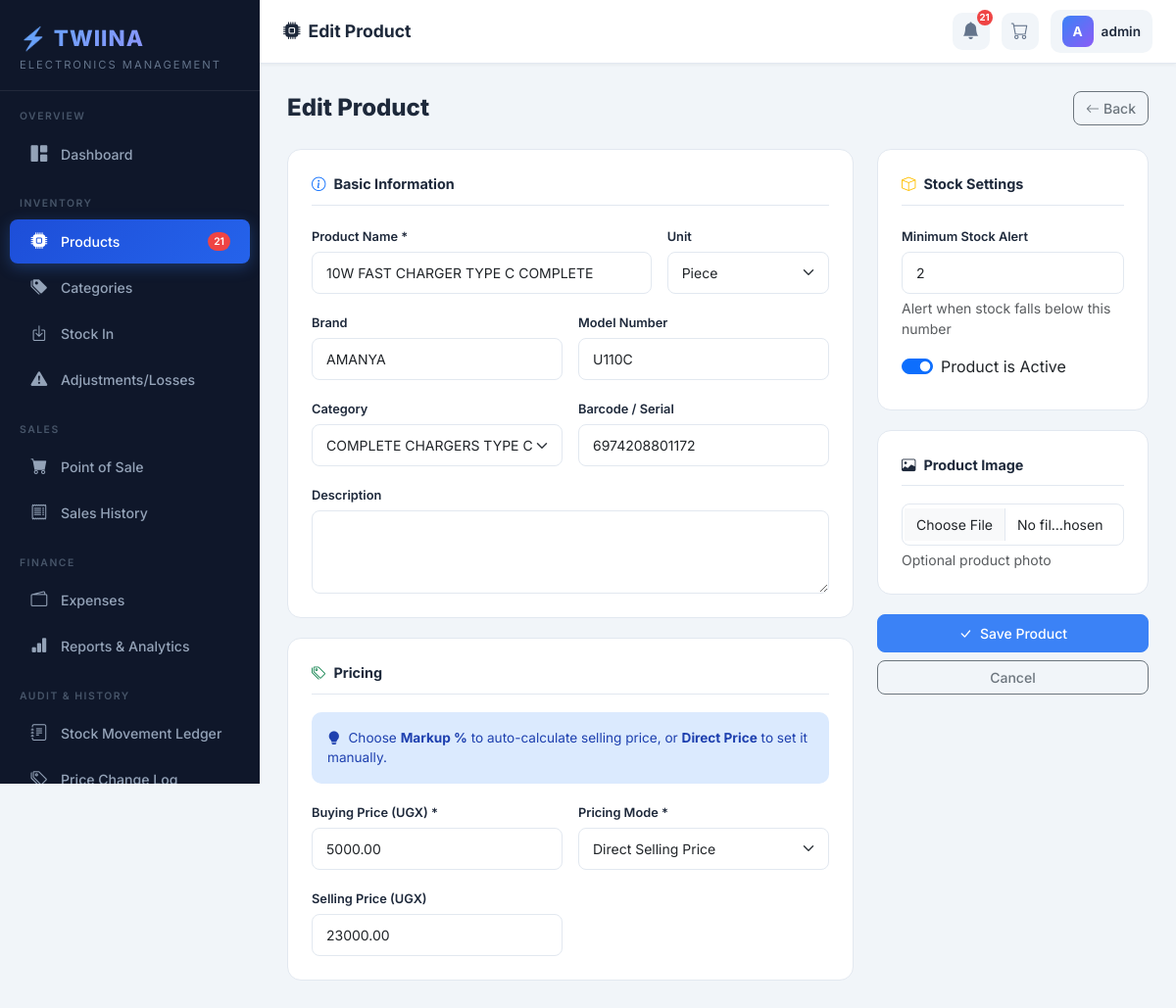
The app's page /products/2/edit/ (signed in) with its own data.
### shop/models.py (models this page shows, shortened)
class Product(models.Model):
    PRICING_MODE_CHOICES = [
        ('MARKUP', 'Markup Percentage'),
        ('DIRECT', 'Direct Selling Price'),
    ]
    UNIT_CHOICES = [
        ('piece', 'Piece'), ('pair', 'Pair'), ('box', 'Box'),
        ('set', 'Set'), ('dozen', 'Dozen'), ('unit', 'Unit'),
        ('roll', 'Roll'), ('metre', 'Metre'), ('kit', 'Kit'),
    ]
    name = models.CharField(max_length=200)
    category = models.ForeignKey(Category, on_delete=models.SET_NULL, null=True, blank=True)
    brand = models.CharField(max_length=100, blank=True)
    model_number = models.CharField(max_length=100, blank=True)
    description = models.TextField(blank=True)
    barcode = models.CharField(max_length=100, blank=True, null=True, unique=True)
    unit = models.CharField(max_length=20, choices=UNIT_CHOICES, default='piece')
    image = models.ImageField(upload_to='products/', blank=True, null=True)
    buying_price = models.DecimalField(max_digits=12, decimal_places=2, default=0)
    pricing_mode = models.CharField(max_length=10, choices=PRICING_MODE_CHOICES, default='MARKUP')
    markup_percentage = models.DecimalField(max_digits=6, decimal_places=2, default=Decimal('50.00'))
    direct_selling_price = models.DecimalField(max_digits=12, decimal_places=2, null=True, blank=True)
    current_stock = models.PositiveIntegerField(default=0)
    reserved_stock = models.PositiveIntegerField(default=0)
    minimum_stock = models.PositiveIntegerField(default=5)
    is_active = models.BooleanField(default=True)
    date_added = models.DateTimeField(auto_now_add=True)
    last_updated = models.DateTimeField(auto_now=True)
    class Meta:
        ordering = ['name']
    def get_selling_price(self):
        if self.pricing_mode == 'MARKUP':
            return self.buying_price * (1 + self.markup_percentage / Decimal('100'))
        return self.direct_selling_price or self.buying_price

### shop/views.py (the view, shortened to what this page needs)
# urls.py: path('products/<int:pk>/edit/', views.product_update, name='product_update'),
@admin_required
def product_update(request, pk):
    product = get_object_or_404(Product, pk=pk)
    old_buying_price = product.buying_price
    old_selling_price = product.get_selling_price()
    form = ProductForm(request.POST or None, request.FILES or None, instance=product)
    return render(request, 'shop/products/form.html', {'form': form, 'title': 'Edit Product', 'obj': product})

### shop/context_processors.py (called while the page is built)
def global_context(request):
    if request.user.is_authenticated:
        low_stock_count = Product.objects.filter(
            current_stock__lte=models_min_stock(), is_active=True
        ).count()
        today_sales = Sale.objects.filter(
            date__date=timezone.now().date()
        ).count()
        try:
            user_role = request.user.profile.role
        except Exception:
            user_role = 'ATTENDANT'
        return {
            'low_stock_count': low_stock_count,
            'today_sales_count': today_sales,
            'user_role': user_role,
        }
    return {}

def models_min_stock():
    from django.db.models import F
    return F('minimum_stock')

### shop/models.py (called while the page is built)
    def is_admin(self):
        return self.role == 'ADMIN'

    def __str__(self):
        return self.name

### templates/shop/products/form.html (shortened to what this page needs)
{% extends 'base.html' %}
{% block page_title %}<i class="bi bi-cpu-fill me-2"></i>{{ title }}{% endblock %}
{% block content %}
<div class="d-flex justify-content-between align-items-center mb-4">
  <div class="page-header mb-0"><h1>{{ title }}</h1></div>
  <a href="{% url 'product_list' %}" class="btn btn-outline-secondary"><i class="bi bi-arrow-left me-1"></i>Back</a>
</div>
<form method="post" enctype="multipart/form-data">
  <div class="row g-4">
    <div class="col-lg-8">
      <div class="form-section-card">
        <div class="form-section-title"><i class="bi bi-info-circle text-primary"></i> Basic Information</div>
        <div class="row g-3">
          <div class="col-md-8">
            <label class="form-label">Product Name *</label>
            {{ form.name }}
          </div>
          <div class="col-md-4">
            <label class="form-label">Unit</label>
            {{ form.unit }}
          </div>
          <div class="col-md-6">
            <label class="form-label">Brand</label>
            {{ form.brand }}
          </div>
          <div class="col-md-6">
            <label class="form-label">Model Number</label>
            {{ form.model_number }}
          </div>
          <div class="col-md-6">
            <label class="form-label">Category</label>
            {{ form.category }}
          </div>
          <div class="col-md-6">
            <label class="form-label">Barcode / Serial</label>
            {{ form.barcode }}
          </div>
          <div class="col-12">
            <label class="form-label">Description</label>
            {{ form.description }}
          </div>
        </div>
      </div>
      <div class="form-section-card">
        <div class="form-section-title"><i class="bi bi-tags text-success"></i> Pricing</div>
        <div class="alert alert-info mb-3" style="font-size:0.85rem;">
          <i class="bi bi-lightbulb-fill me-1"></i>
          Choose <strong>Markup %</strong> to auto-calculate selling price, or <strong>Direct Price</strong> to set it manually.
        </div>
        <div class="row g-3">
          <div class="col-md-6">
            <label class="form-label">Buying Price (UGX) *</label>
            {{ form.buying_price }}
          </div>
          <div class="col-md-6">
            <label class="form-label">Pricing Mode *</label>
            {{ form.pricing_mode }}
          </div>
          <div class="col-md-6" id="direct-field" style="display:none;">
            <label class="form-label">Selling Price (UGX)</label>
            {{ form.direct_selling_price }}
          </div>
        </div>
      </div>
    </div>
    <div class="col-lg-4">
      <div class="form-section-card">
        <div class="form-section-title"><i class="bi bi-box text-warning"></i> Stock Settings</div>
        <div class="mb-3">
          <label class="form-label">Minimum Stock Alert</label>
          {{ form.minimum_stock }}
          <div class="form-text">Alert when stock falls below this number</div>
        </div>
        <div class="form-check form-switch mb-2">
          {{ form.is_active }}
          <label class="form-check-label fw-600">Product is Active</label>
        </div>
      </div>
      <div class="form-section-card">
        <div class="form-section-title"><i class="bi bi-image text-purple"></i> Product Image</div>
        {{ form.image }}
        <div class="form-text">Optional product photo</div>
      </div>
      <button type="submit" class="btn btn-primary w-100 py-2">
        <i class="bi bi-check-lg me-2"></i>Save Product
      </button>
      <a href="{% url 'product_list' %}" class="btn btn-outline-secondary w-100 mt-2">Cancel</a>
    </div>
  </div>
</form>
{% endblock %}

### templates/base.html (shortened to what this page needs)
{% load shop_filters %}
<!DOCTYPE html>
<html lang="en">
<head>
  <link href="https://cdn.jsdelivr.net/npm/bootstrap@5.3.2/dist/css/bootstrap.min.css" rel="stylesheet"/>
  <link href="https://cdn.jsdelivr.net/npm/bootstrap-icons@1.11.3/font/bootstrap-icons.css" rel="stylesheet"/>
</head>
<body>
{% if user.is_authenticated %}
<div id="sidebar">
  <div class="sidebar-logo">
    <div class="brand-name">⚡ TWIINA</div>
    <div class="brand-sub">Electronics Management</div>
  </div>
  {% if user_role == 'ADMIN' %}
  <div class="nav-section-label">Overview</div>
  <nav class="sidebar-nav">
    <a href="{% url 'dashboard' %}" class="{% if request.resolver_match.url_name == 'dashboard' %}active{% endif %}">
      <i class="bi bi-grid-1x2-fill"></i> Dashboard
    </a>
  </nav>
  <div class="nav-section-label">Inventory</div>
  <nav class="sidebar-nav">
    <a href="{% url 'product_list' %}" class="{% if 'product' in request.resolver_match.url_name %}active{% endif %}">
      <i class="bi bi-cpu-fill"></i> Products
      {% if low_stock_count > 0 %}<span class="badge-dot">{{ low_stock_count }}</span>{% endif %}
    </a>
    <a href="{% url 'category_list' %}" class="{% if 'category' in request.resolver_match.url_name %}active{% endif %}">
      <i class="bi bi-tags-fill"></i> Categories
    </a>
    <a href="{% url 'stock_in_list' %}" class="{% if 'stock_in' in request.resolver_match.url_name %}active{% endif %}">
      <i class="bi bi-box-arrow-in-down"></i> Stock In
    </a>
    <a href="{% url 'adjustment_list' %}" class="{% if 'adjustment' in request.resolver_match.url_name %}active{% endif %}">
      <i class="bi bi-exclamation-triangle-fill"></i> Adjustments/Losses
    </a>
  </nav>
  <div class="nav-section-label">Sales</div>
  <nav class="sidebar-nav">
    <a href="{% url 'pos' %}" class="{% if request.resolver_match.url_name == 'pos' %}active{% endif %}">
      <i class="bi bi-cart-fill"></i> Point of Sale
    </a>
    <a href="{% url 'sale_list' %}" class="{% if 'sale' in request.resolver_match.url_name and request.resolver_match.url_name != 'pos' %}active{% endif %}">
      <i class="bi bi-receipt"></i> Sales History
    </a>
  </nav>
  <div class="nav-section-label">Finance</div>
  <nav class="sidebar-nav">
    <a href="{% url 'expense_list' %}" class="{% if 'expense' in request.resolver_match.url_name %}active{% endif %}">
      <i class="bi bi-wallet2"></i> Expenses
    </a>
    <a href="{% url 'reports' %}" class="{% if request.resolver_match.url_name == 'reports' %}active{% endif %}">
      <i class="bi bi-bar-chart-fill"></i> Reports & Analytics
    </a>
  </nav>
  <div class="nav-section-label">Audit & History</div>
  <nav class="sidebar-nav">
    <a href="{% url 'stock_history' %}" class="{% if request.resolver_match.url_name == 'stock_history' %}active{% endif %}">
      <i class="bi bi-journal-text"></i> Stock Movement Ledger
    </a>
    <a href="{% url 'price_history' %}" class="{% if request.resolver_match.url_name == 'price_history' %}active{% endif %}">
      <i class="bi bi-tags"></i> Price Change Log
    </a>
  </nav>
  {% endif %}
</div>
<div id="topbar">
  <span class="page-title">{% block page_title %}Dashboard{% endblock %}</span>
  <div class="topbar-right">
    {% if low_stock_count > 0 %}
    <a href="{% url 'product_list' %}?stock=low" class="topbar-icon-btn" title="Low Stock Alert">
      <i class="bi bi-bell-fill"></i>
      <span class="notif-badge">{{ low_stock_count }}</span>
    </a>
    {% endif %}
    <a href="{% url 'pos' %}" class="topbar-icon-btn" title="Point of Sale">
      <i class="bi bi-cart"></i>
    </a>
    <div class="topbar-user">
      <div class="avatar">{{ user.username|first|upper }}</div>
      <span class="u-name">{{ user.get_full_name|default:user.username }}</span>
    </div>
  </div>
</div>
<div id="main-content">
  {% block content %}{% endblock %}
</div>
{% else %}
{% block auth_content %}{% endblock %}
{% endif %}
</body>
</html>

### records on screen
Product: name "10W FAST CHARGER TYPE C COMPLETE", unit "Piece", brand "AMANYA", model_number "U110C", category "COMPLETE CHARGERS TYPE C", barcode "6974208801172", buying_price "5000.00", pricing_mode "Direct Selling Price", direct_selling_price "23000.00", minimum_stock "2", is_active "☑"

### other values on screen
{{ low_stock_count }} "21"
{{ title }} "Edit Product"
{{ user.username|first|upper }} "A"
{{ user.get_full_name|default:user.username }} "admin"
